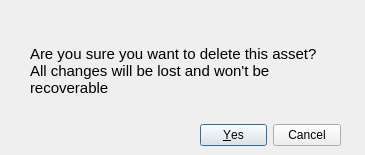
<?xml version="1.0" encoding="UTF-8"?>
<ui version="4.0">
 <class>Dialog</class>
 <widget class="QDialog" name="Dialog">
  <property name="geometry">
   <rect>
    <x>0</x>
    <y>0</y>
    <width>365</width>
    <height>155</height>
   </rect>
  </property>
  <property name="windowTitle">
   <string>Dialog</string>
  </property>
  <widget class="QDialogButtonBox" name="buttonBox">
   <property name="geometry">
    <rect>
     <x>200</x>
     <y>120</y>
     <width>141</width>
     <height>31</height>
    </rect>
   </property>
   <property name="orientation">
    <enum>Qt::Orientation::Horizontal</enum>
   </property>
   <property name="standardButtons">
    <set>QDialogButtonBox::StandardButton::Cancel|QDialogButtonBox::StandardButton::Yes</set>
   </property>
   <property name="centerButtons">
    <bool>false</bool>
   </property>
  </widget>
  <widget class="QLabel" name="label">
   <property name="geometry">
    <rect>
     <x>30</x>
     <y>30</y>
     <width>301</width>
     <height>81</height>
    </rect>
   </property>
   <property name="font">
    <font>
     <pointsize>11</pointsize>
    </font>
   </property>
   <property name="text">
    <string>Are you sure you want to delete this asset? All changes will be lost and won't be recoverable </string>
   </property>
   <property name="wordWrap">
    <bool>true</bool>
   </property>
  </widget>
 </widget>
 <resources/>
 <connections>
  <connection>
   <sender>buttonBox</sender>
   <signal>accepted()</signal>
   <receiver>Dialog</receiver>
   <slot>accept()</slot>
   <hints>
    <hint type="sourcelabel">
     <x>248</x>
     <y>254</y>
    </hint>
    <hint type="destinationlabel">
     <x>157</x>
     <y>274</y>
    </hint>
   </hints>
  </connection>
  <connection>
   <sender>buttonBox</sender>
   <signal>rejected()</signal>
   <receiver>Dialog</receiver>
   <slot>reject()</slot>
   <hints>
    <hint type="sourcelabel">
     <x>316</x>
     <y>260</y>
    </hint>
    <hint type="destinationlabel">
     <x>286</x>
     <y>274</y>
    </hint>
   </hints>
  </connection>
 </connections>
</ui>
